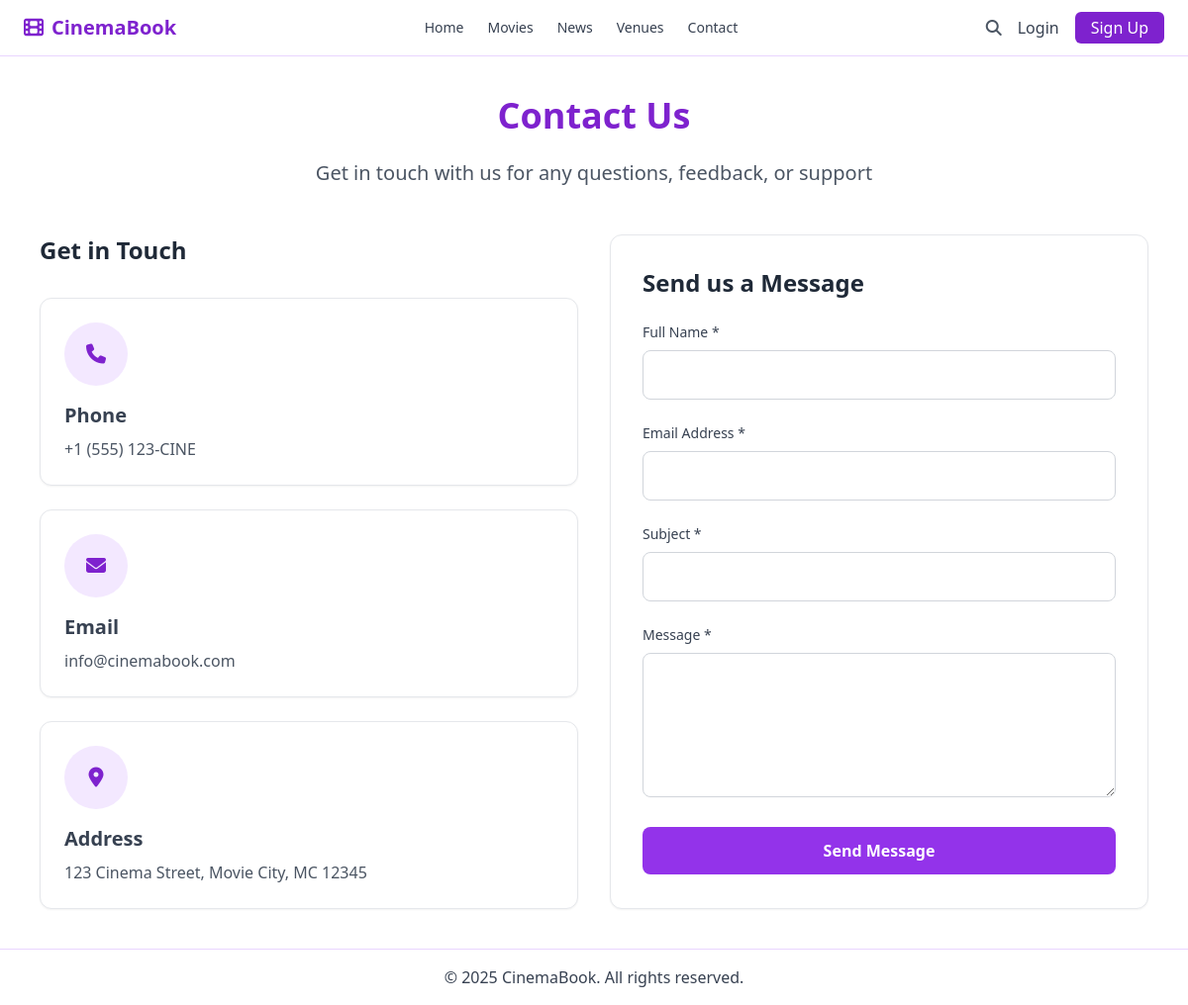
The app's page /public/frontend/pages/contact.php with its own data.
### tables this page shows
CREATE TABLE IF NOT EXISTS contact_info (
  id INT AUTO_INCREMENT PRIMARY KEY,
  phone VARCHAR(50) NOT NULL,
  email VARCHAR(255) NOT NULL,
  address VARCHAR(255) NOT NULL
);

### app/config/database.php (called while the page is built, shortened)
<?php
function getDBConnection() {
  static $connection = null;
  if ($connection === null) {
    $connection = new mysqli(DB_HOST, DB_USER, DB_PASS, DB_NAME);
    $connection->set_charset('utf8mb4');
  }
  return $connection;
}
function executeQuery($query) {
  $conn = getDBConnection();
  $result = $conn->query($query);
  $data = [];
  while ($row = $result->fetch_assoc()) {
    $data[] = $row;
  }
  return $data;
}

### public/frontend/pages/contact.php (the view, shortened to what this page needs)
<?php include dirname(__DIR__) . '/partials/header.php'; ?>
<?php
require_once __DIR__ . '/../../../app/config/database.php';
require_once __DIR__ . '/../../../app/core/database.php';
try {
    $info = executeQuery("SELECT phone, email, address FROM contact_info LIMIT 1");
    $contact = $info[0] ?? ['phone' => '', 'email' => '', 'address' => ''];
} catch (Exception $e) {
    $contact = ['phone' => '', 'email' => '', 'address' => ''];
    $error = "Unable to load contact information. Please try again later.";
}
?>
<main class="max-w-6xl mx-auto px-4 py-10 space-y-12">
  <section class="text-center">
    <h1 class="text-4xl font-extrabold text-purple-700 mb-6">Contact Us</h1>
    <p class="text-xl text-gray-600 max-w-2xl mx-auto">
      Get in touch with us for any questions, feedback, or support
    </p>
  </section>
  <?php if (isset($error)): ?>
    <div class="text-center text-red-600 bg-red-50 p-6 rounded-lg">
      <?= htmlspecialchars($error) ?>
    </div>
  <?php else: ?>
    <div class="grid gap-8 lg:grid-cols-2">
      <div class="space-y-8">
        <h2 class="text-2xl font-bold text-gray-800">Get in Touch</h2>
        <div class="grid gap-6 md:grid-cols-3 lg:grid-cols-1">
          <div class="bg-white rounded-xl border shadow-sm p-6 text-center lg:text-left">
            <div class="w-16 h-16 bg-purple-100 rounded-full flex items-center justify-center mx-auto lg:mx-0 mb-4">
              <i class="fas fa-phone text-purple-700 text-xl"></i>
            </div>
            <h3 class="text-xl font-bold mb-2">Phone</h3>
            <p class="text-gray-600"><?= htmlspecialchars($contact['phone']) ?></p>
          </div>
          <div class="bg-white rounded-xl border shadow-sm p-6 text-center lg:text-left">
            <div class="w-16 h-16 bg-purple-100 rounded-full flex items-center justify-center mx-auto lg:mx-0 mb-4">
              <i class="fas fa-envelope text-purple-700 text-xl"></i>
            </div>
            <h3 class="text-xl font-bold mb-2">Email</h3>
            <p class="text-gray-600"><?= htmlspecialchars($contact['email']) ?></p>
          </div>
          <div class="bg-white rounded-xl border shadow-sm p-6 text-center lg:text-left">
            <div class="w-16 h-16 bg-purple-100 rounded-full flex items-center justify-center mx-auto lg:mx-0 mb-4">
              <i class="fas fa-map-marker-alt text-purple-700 text-xl"></i>
            </div>
            <h3 class="text-xl font-bold mb-2">Address</h3>
            <p class="text-gray-600"><?= htmlspecialchars($contact['address']) ?></p>
          </div>
        </div>
      </div>
      <div class="bg-white rounded-xl border shadow-sm p-8">
        <h2 class="text-2xl font-bold text-gray-800 mb-6">Send us a Message</h2>
        <form id="contactForm" class="space-y-6">
          <div>
            <label for="name" class="block text-sm font-medium text-gray-700 mb-2">Full Name *</label>
            <input type="text" id="name" name="name" required
                   class="w-full px-4 py-3 border border-gray-300 rounded-lg focus:ring-2 focus:ring-purple-500 focus:border-transparent">
          </div>
          <div>
            <label for="email" class="block text-sm font-medium text-gray-700 mb-2">Email Address *</label>
            <input type="email" id="email" name="email" required
                   class="w-full px-4 py-3 border border-gray-300 rounded-lg focus:ring-2 focus:ring-purple-500 focus:border-transparent">
          </div>
          <div>
            <label for="subject" class="block text-sm font-medium text-gray-700 mb-2">Subject *</label>
            <input type="text" id="subject" name="subject" required
                   class="w-full px-4 py-3 border border-gray-300 rounded-lg focus:ring-2 focus:ring-purple-500 focus:border-transparent">
          </div>
          <div>
            <label for="message" class="block text-sm font-medium text-gray-700 mb-2">Message *</label>
            <textarea id="message" name="message" rows="5" required
                      class="w-full px-4 py-3 border border-gray-300 rounded-lg focus:ring-2 focus:ring-purple-500 focus:border-transparent"></textarea>
          </div>
          <button type="submit"
                  class="w-full bg-purple-600 text-white py-3 px-6 rounded-lg font-semibold hover:bg-purple-700 transition-colors duration-200">
            Send Message
          </button>
        </form>
      </div>
    </div>
  <?php endif; ?>
</main>
<?php include dirname(__DIR__) . '/partials/footer.php'; ?>

### records on screen
contact_info: phone "+1 (555) 123-CINE", email "info@cinemabook.com", address "123 Cinema Street, Movie City, MC 12345"

### other values on screen
$item['label'] "Home"
$item['label'] "Movies"
$item['label'] "News"
$item['label'] "Venues"
$item['label'] "Contact"
